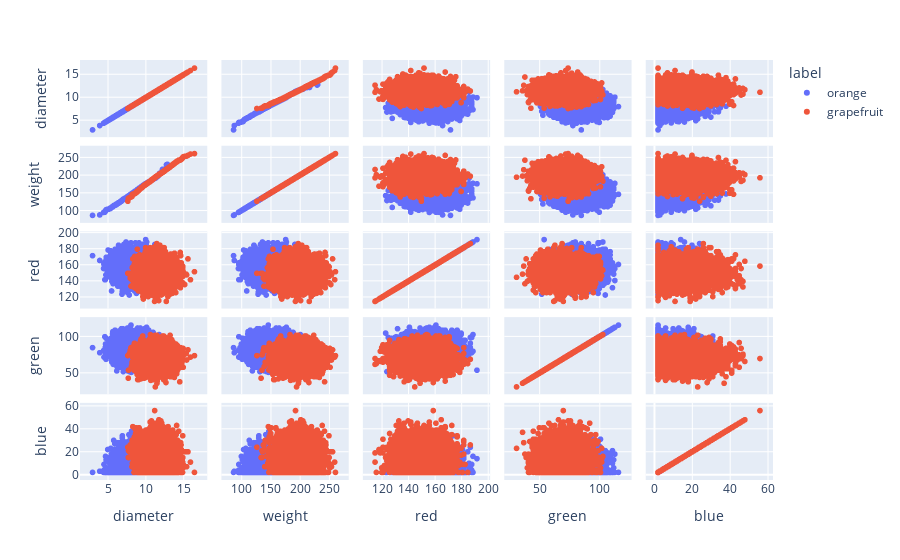

Source (notebook cell):
### Code cell
df = pd.DataFrame({
    'diameter': data_features[:, 0],
    'weight': data_features[:, 1],
    'red': data_features[:, 2],
    'green': data_features[:, 3],
    'blue': data_features[:, 4],
    'label': data_labels
})


fig = px.scatter_matrix(df,
                        dimensions=['diameter', 'weight', 'red', 'green', 'blue'],
                        color='label')
fig.show()

### Figure 1 — Plotly figure (JSON) as saved in the notebook; plotly's stock layout.template omitted (floating-point values rounded to 4 significant figures; data arrays with more than 128 entries replaced by an {"elided": "..."} marker saying what was removed)
{"data": [{"dimensions": [{"axis": {"matches": true}, "label": "diameter", "values": {"elided": "5000 float values"}}, {"axis": {"matches": true}, "label": "weight", "values": {"elided": "5000 float values"}}, {"axis": {"matches": true}, "label": "red", "values": {"elided": "5000 int values"}}, {"axis": {"matches": true}, "label": "green", "values": {"elided": "5000 int values"}}, {"axis": {"matches": true}, "label": "blue", "values": {"elided": "5000 int values"}}], "hovertemplate": "label=orange<br>%{xaxis.title.text}=%{x}<br>%{yaxis.title.text}=%{y}<extra></extra>", "legendgroup": "orange", "marker": {"color": "#636efa", "symbol": "circle"}, "name": "orange", "showlegend": true, "type": "splom"}, {"dimensions": [{"axis": {"matches": true}, "label": "diameter", "values": {"elided": "5000 float values"}}, {"axis": {"matches": true}, "label": "weight", "values": {"elided": "5000 float values"}}, {"axis": {"matches": true}, "label": "red", "values": {"elided": "5000 int values"}}, {"axis": {"matches": true}, "label": "green", "values": {"elided": "5000 int values"}}, {"axis": {"matches": true}, "label": "blue", "values": {"elided": "5000 int values"}}], "hovertemplate": "label=grapefruit<br>%{xaxis.title.text}=%{x}<br>%{yaxis.title.text}=%{y}<extra></extra>", "legendgroup": "grapefruit", "marker": {"color": "#EF553B", "symbol": "circle"}, "name": "grapefruit", "showlegend": true, "type": "splom"}], "layout": {"dragmode": "select", "legend": {"title": {"text": "label"}, "tracegroupgap": 0}, "margin": {"t": 60}}}
